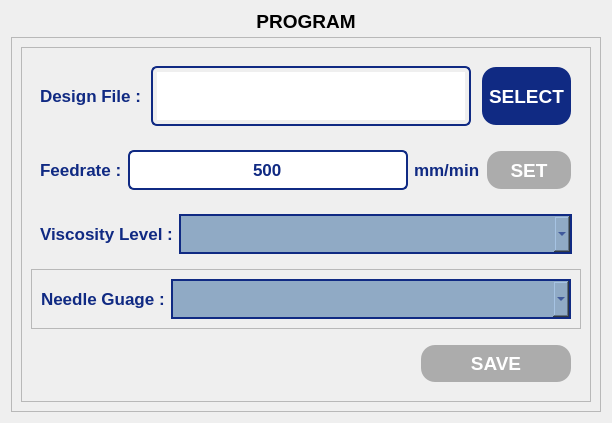
               <widget class="QWidget" name="programPage">
                <layout class="QVBoxLayout" name="verticalLayout_16">
                 <item>
                  <widget class="QLabel" name="page2Label">
                   <property name="minimumSize">
                    <size>
                     <width>0</width>
                     <height>20</height>
                    </size>
                   </property>
                   <property name="maximumSize">
                    <size>
                     <width>16777215</width>
                     <height>20</height>
                    </size>
                   </property>
                   <property name="font">
                    <font>
                     <pointsize>14</pointsize>
                     <bold>true</bold>
                    </font>
                   </property>
                   <property name="text">
                    <string>PROGRAM</string>
                   </property>
                   <property name="alignment">
                    <set>Qt::AlignmentFlag::AlignCenter</set>
                   </property>
                  </widget>
                 </item>
                 <item>
                  <widget class="QFrame" name="programFrame">
                   <property name="frameShape">
                    <enum>QFrame::Shape::StyledPanel</enum>
                   </property>
                   <property name="frameShadow">
                    <enum>QFrame::Shadow::Raised</enum>
                   </property>
                   <layout class="QVBoxLayout" name="verticalLayout_27" stretch="0">
                    <item>
                     <widget class="QFrame" name="progFrame">
                      <property name="frameShape">
                       <enum>QFrame::Shape::StyledPanel</enum>
                      </property>
                      <property name="frameShadow">
                       <enum>QFrame::Shadow::Raised</enum>
                      </property>
                      <layout class="QVBoxLayout" name="verticalLayout_28">
                       <item>
                        <widget class="QWidget" name="widget_10" native="true">
                         <layout class="QHBoxLayout" name="horizontalLayout_32" stretch="1,2,1">
                          <property name="spacing">
                           <number>10</number>
                          </property>
                          <property name="leftMargin">
                           <number>9</number>
                          </property>
                          <item>
                           <widget class="QLabel" name="label_8">
                            <property name="minimumSize">
                             <size>
                              <width>0</width>
                              <height>0</height>
                             </size>
                            </property>
                            <property name="maximumSize">
                             <size>
                              <width>120</width>
                              <height>16777215</height>
                             </size>
                            </property>
                            <property name="font">
                             <font>
                              <pointsize>13</pointsize>
                              <bold>true</bold>
                             </font>
                            </property>
                            <property name="styleSheet">
                             <string notr="true">QLabel {
    color: rgb(16, 42, 131);
}</string>
                            </property>
                            <property name="text">
                             <string>Design File :</string>
                            </property>
                           </widget>
                          </item>
                          <item>
                           <widget class="QTextEdit" name="pgmfileTextEdit">
                            <property name="sizePolicy">
                             <sizepolicy hsizetype="Expanding" vsizetype="Expanding">
                              <horstretch>0</horstretch>
                              <verstretch>0</verstretch>
                             </sizepolicy>
                            </property>
                            <property name="minimumSize">
                             <size>
                              <width>320</width>
                              <height>0</height>
                             </size>
                            </property>
                            <property name="maximumSize">
                             <size>
                              <width>16777215</width>
                              <height>60</height>
                             </size>
                            </property>
                            <property name="font">
                             <font>
                              <pointsize>13</pointsize>
                              <bold>true</bold>
                             </font>
                            </property>
                            <property name="styleSheet">
                             <string notr="true">QTextEdit {
    border: 2px solid #102a83;
    border-radius: 6px;       /* Optional: for rounded corners */
    padding: 4px;             /* Optional: inner spacing */
    color: #102a83;           /* Text color inside the line edit */
}</string>
                            </property>
                            <property name="lineWrapMode">
                             <enum>QTextEdit::LineWrapMode::NoWrap</enum>
                            </property>
                            <property name="readOnly">
                             <bool>true</bool>
                            </property>
                           </widget>
                          </item>
                          <item>
                           <widget class="QPushButton" name="pgmfilePushButton">
                            <property name="sizePolicy">
                             <sizepolicy hsizetype="Expanding" vsizetype="Expanding">
                              <horstretch>0</horstretch>
                              <verstretch>0</verstretch>
                             </sizepolicy>
                            </property>
                            <property name="maximumSize">
                             <size>
                              <width>350</width>
                              <height>60</height>
                             </size>
                            </property>
                            <property name="font">
                             <font>
                              <pointsize>14</pointsize>
                              <bold>true</bold>
                             </font>
                            </property>
                            <property name="styleSheet">
                             <string notr="true">QPushButton {
	color: rgb(255, 255, 255);	
	background-color: rgb(16, 42, 131);
	border-color: transparent;
	border-style: outset;
	border-radius: 15px;
	border-width: 2px;
	padding: 6px;
}

QPushButton:hover {
	color: rgb(16, 42, 131);
	background-color: rgb(167, 198, 229);
	border-color: rgb(16, 42, 131);
}

QPushButton:disabled {
	background-color: rgb(172, 172, 172);
}</string>
                            </property>
                            <property name="text">
                             <string>SELECT</string>
                            </property>
                           </widget>
                          </item>
                         </layout>
                        </widget>
                       </item>
                       <item>
                        <widget class="QWidget" name="widget_4" native="true">
                         <layout class="QHBoxLayout" name="horizontalLayout_41">
                          <item>
                           <widget class="QLabel" name="label_13">
                            <property name="maximumSize">
                             <size>
                              <width>130</width>
                              <height>16777215</height>
                             </size>
                            </property>
                            <property name="font">
                             <font>
                              <pointsize>13</pointsize>
                              <bold>true</bold>
                             </font>
                            </property>
                            <property name="styleSheet">
                             <string notr="true">QLabel {
    color: rgb(16, 42, 131);
}</string>
                            </property>
                            <property name="text">
                             <string>Feedrate :</string>
                            </property>
                           </widget>
                          </item>
                          <item>
                           <widget class="QLineEdit" name="pgmfeedLineEdit">
                            <property name="sizePolicy">
                             <sizepolicy hsizetype="Expanding" vsizetype="Expanding">
                              <horstretch>0</horstretch>
                              <verstretch>0</verstretch>
                             </sizepolicy>
                            </property>
                            <property name="minimumSize">
                             <size>
                              <width>280</width>
                              <height>40</height>
                             </size>
                            </property>
                            <property name="maximumSize">
                             <size>
                              <width>16777215</width>
                              <height>60</height>
                             </size>
                            </property>
                            <property name="font">
                             <font>
                              <pointsize>13</pointsize>
                              <bold>true</bold>
                             </font>
                            </property>
                            <property name="styleSheet">
                             <string notr="true">QLineEdit {
    border: 2px solid #102a83;
    border-radius: 6px;       /* Optional: for rounded corners */
    padding: 4px;             /* Optional: inner spacing */
    color: #102a83;           /* Text color inside the line edit */
}
</string>
                            </property>
                            <property name="text">
                             <string>500</string>
                            </property>
                            <property name="alignment">
                             <set>Qt::AlignmentFlag::AlignCenter</set>
                            </property>
                           </widget>
                          </item>
                          <item>
                           <widget class="QLabel" name="label_14">
                            <property name="minimumSize">
                             <size>
                              <width>0</width>
                              <height>0</height>
                             </size>
                            </property>
                            <property name="font">
                             <font>
                              <pointsize>13</pointsize>
                              <bold>true</bold>
                             </font>
                            </property>
                            <property name="styleSheet">
                             <string notr="true">QLabel {
    color: rgb(16, 42, 131);
}</string>
                            </property>
                            <property name="text">
                             <string>mm/min</string>
                            </property>
                           </widget>
                          </item>
                          <item>
                           <widget class="QPushButton" name="pgmfeedPushButton">
                            <property name="enabled">
                             <bool>false</bool>
                            </property>
                            <property name="sizePolicy">
                             <sizepolicy hsizetype="Expanding" vsizetype="Expanding">
                              <horstretch>0</horstretch>
                              <verstretch>0</verstretch>
                             </sizepolicy>
                            </property>
                            <property name="maximumSize">
                             <size>
                              <width>180</width>
                              <height>60</height>
                             </size>
                            </property>
                            <property name="font">
                             <font>
                              <pointsize>14</pointsize>
                              <bold>true</bold>
                             </font>
                            </property>
                            <property name="styleSheet">
                             <string notr="true">QPushButton {
	color: rgb(255, 255, 255);	
	background-color: rgb(16, 42, 131);
	border-color: transparent;
	border-style: outset;
	border-radius: 15px;
	border-width: 2px;
	padding: 6px;
}

QPushButton:hover {
	color: rgb(16, 42, 131);
	background-color: rgb(167, 198, 229);
	border-color: rgb(16, 42, 131);
}

QPushButton:disabled {
	background-color: rgb(172, 172, 172);
}</string>
                            </property>
                            <property name="text">
                             <string>SET</string>
                            </property>
                           </widget>
                          </item>
                         </layout>
                        </widget>
                       </item>
                       <item>
                        <widget class="QFrame" name="frame_12">
                         <layout class="QHBoxLayout" name="horizontalLayout_23" stretch="0,5">
                          <item>
                           <widget class="QLabel" name="label_25">
                            <property name="maximumSize">
                             <size>
                              <width>16777215</width>
                              <height>16777215</height>
                             </size>
                            </property>
                            <property name="font">
                             <font>
                              <pointsize>13</pointsize>
                              <bold>true</bold>
                             </font>
                            </property>
                            <property name="styleSheet">
                             <string notr="true">QLabel {
    color: rgb(16, 42, 131);
}</string>
                            </property>
                            <property name="text">
                             <string>Viscosity Level :</string>
                            </property>
                           </widget>
                          </item>
                          <item>
                           <widget class="QComboBox" name="viscositylevComboBox">
                            <property name="minimumSize">
                             <size>
                              <width>0</width>
                              <height>40</height>
                             </size>
                            </property>
                            <property name="maximumSize">
                             <size>
                              <width>16777215</width>
                              <height>60</height>
                             </size>
                            </property>
                            <property name="styleSheet">
                             <string notr="true">QComboBox {
	background-color: rgb(144, 170, 197);
    border: 2px solid rgb(16, 42, 131);
	color: rgb(16, 42, 131);
}

QComboBox QAbstractItemView {
	background-color: rgb(144, 170, 197);
	selection-background-color: #A0D0F0;
	color: rgb(16, 42, 131);
}</string>
                            </property>
                           </widget>
                          </item>
                         </layout>
                        </widget>
                       </item>
                       <item>
                        <widget class="QFrame" name="frame_3">
                         <property name="frameShape">
                          <enum>QFrame::Shape::StyledPanel</enum>
                         </property>
                         <property name="frameShadow">
                          <enum>QFrame::Shadow::Raised</enum>
                         </property>
                         <layout class="QHBoxLayout" name="horizontalLayout_51" stretch="0,5">
                          <item>
                           <widget class="QLabel" name="label_26">
                            <property name="maximumSize">
                             <size>
                              <width>16777215</width>
                              <height>16777215</height>
                             </size>
                            </property>
                            <property name="font">
                             <font>
                              <pointsize>13</pointsize>
                              <bold>true</bold>
                             </font>
                            </property>
                            <property name="styleSheet">
                             <string notr="true">QLabel {
    color: rgb(16, 42, 131);
}</string>
                            </property>
                            <property name="text">
                             <string>Needle Guage :</string>
                            </property>
                           </widget>
                          </item>
                          <item>
                           <widget class="QComboBox" name="needleguageComboBox">
                            <property name="minimumSize">
                             <size>
                              <width>0</width>
                              <height>40</height>
                             </size>
                            </property>
                            <property name="maximumSize">
                             <size>
                              <width>16777215</width>
                              <height>60</height>
                             </size>
                            </property>
                            <property name="styleSheet">
                             <string notr="true">QComboBox {
	background-color: rgb(144, 170, 197);
    border: 2px solid rgb(16, 42, 131);
	color: rgb(16, 42, 131);
}

QComboBox QAbstractItemView {
	background-color: rgb(144, 170, 197);
	selection-background-color: #A0D0F0;
	color: rgb(16, 42, 131);
}</string>
                            </property>
                           </widget>
                          </item>
                         </layout>
                        </widget>
                       </item>
                       <item>
                        <widget class="QWidget" name="widget_11" native="true">
                         <layout class="QHBoxLayout" name="horizontalLayout_49" stretch="5,2">
                          <item>
                           <spacer name="horizontalSpacer_5">
                            <property name="orientation">
                             <enum>Qt::Orientation::Horizontal</enum>
                            </property>
                            <property name="sizeHint" stdset="0">
                             <size>
                              <width>379</width>
                              <height>20</height>
                             </size>
                            </property>
                           </spacer>
                          </item>
                          <item>
                           <widget class="QPushButton" name="pgmsavePushButton">
                            <property name="enabled">
                             <bool>false</bool>
                            </property>
                            <property name="sizePolicy">
                             <sizepolicy hsizetype="Expanding" vsizetype="Expanding">
                              <horstretch>0</horstretch>
                              <verstretch>0</verstretch>
                             </sizepolicy>
                            </property>
                            <property name="maximumSize">
                             <size>
                              <width>16777215</width>
                              <height>60</height>
                             </size>
                            </property>
                            <property name="font">
                             <font>
                              <pointsize>14</pointsize>
                              <bold>true</bold>
                             </font>
                            </property>
                            <property name="styleSheet">
                             <string notr="true">QPushButton {
	color: rgb(255, 255, 255);	
	background-color: rgb(16, 42, 131);
	border-color: transparent;
	border-style: outset;
	border-radius: 15px;
	border-width: 2px;
	padding: 6px;
}

QPushButton:hover {
	color: rgb(16, 42, 131);
	background-color: rgb(167, 198, 229);
	border-color: rgb(16, 42, 131);
}

QPushButton:disabled {
	background-color: rgb(172, 172, 172);
}</string>
                            </property>
                            <property name="text">
                             <string>SAVE</string>
                            </property>
                           </widget>
                          </item>
                         </layout>
                        </widget>
                       </item>
                      </layout>
                     </widget>
                    </item>
                   </layout>
                  </widget>
                 </item>
                </layout>
               </widget>
